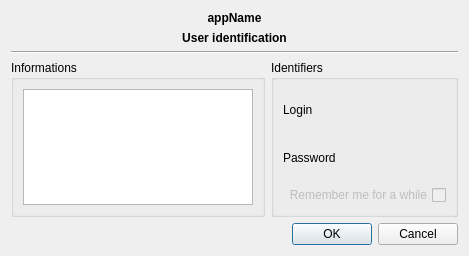
<?xml version="1.0" encoding="UTF-8"?>
<ui version="4.0">
 <class>tkUserIdentifier</class>
 <widget class="QDialog" name="tkUserIdentifier">
  <property name="geometry">
   <rect>
    <x>0</x>
    <y>0</y>
    <width>469</width>
    <height>256</height>
   </rect>
  </property>
  <property name="windowTitle">
   <string>Dialog</string>
  </property>
  <layout class="QGridLayout" name="gridLayout_3">
   <item row="0" column="0" colspan="2">
    <widget class="QLabel" name="lblAppName">
     <property name="font">
      <font>
       <weight>75</weight>
       <bold>true</bold>
      </font>
     </property>
     <property name="text">
      <string>appName</string>
     </property>
     <property name="alignment">
      <set>Qt::AlignCenter</set>
     </property>
    </widget>
   </item>
   <item row="1" column="0" colspan="2">
    <widget class="QLabel" name="lblAppName_2">
     <property name="font">
      <font>
       <weight>75</weight>
       <bold>true</bold>
      </font>
     </property>
     <property name="text">
      <string>User identification</string>
     </property>
     <property name="alignment">
      <set>Qt::AlignCenter</set>
     </property>
    </widget>
   </item>
   <item row="2" column="0" colspan="2">
    <widget class="Line" name="line">
     <property name="orientation">
      <enum>Qt::Horizontal</enum>
     </property>
    </widget>
   </item>
   <item row="3" column="0">
    <widget class="QGroupBox" name="groupInformations">
     <property name="title">
      <string>Informations</string>
     </property>
     <layout class="QGridLayout" name="gridLayout_2">
      <item row="0" column="0">
       <widget class="QListWidget" name="informationsWidget"/>
      </item>
     </layout>
    </widget>
   </item>
   <item row="3" column="1">
    <widget class="QGroupBox" name="groupBox">
     <property name="title">
      <string>Identifiers</string>
     </property>
     <layout class="QGridLayout" name="gridLayout">
      <item row="0" column="0">
       <widget class="QLabel" name="label">
        <property name="text">
         <string>Login</string>
        </property>
       </widget>
      </item>
      <item row="1" column="0">
       <widget class="QLabel" name="label_2">
        <property name="text">
         <string>Password</string>
        </property>
       </widget>
      </item>
      <item row="2" column="0" colspan="2">
       <widget class="QCheckBox" name="chkRemember">
        <property name="enabled">
         <bool>false</bool>
        </property>
        <property name="layoutDirection">
         <enum>Qt::RightToLeft</enum>
        </property>
        <property name="autoFillBackground">
         <bool>false</bool>
        </property>
        <property name="text">
         <string>Remember me for a while</string>
        </property>
        <property name="tristate">
         <bool>false</bool>
        </property>
       </widget>
      </item>
      <item row="0" column="1">
       <widget class="tkLineEditEchoSwitcher" name="login" native="true"/>
      </item>
      <item row="1" column="1">
       <widget class="tkLineEditEchoSwitcher" name="password" native="true"/>
      </item>
     </layout>
    </widget>
   </item>
   <item row="4" column="0" colspan="2">
    <widget class="QDialogButtonBox" name="buttonBox">
     <property name="orientation">
      <enum>Qt::Horizontal</enum>
     </property>
     <property name="standardButtons">
      <set>QDialogButtonBox::Cancel|QDialogButtonBox::Ok</set>
     </property>
    </widget>
   </item>
  </layout>
 </widget>
 <customwidgets>
  <customwidget>
   <class>tkLineEditEchoSwitcher</class>
   <extends>QWidget</extends>
   <header>tkLineEditEchoSwitcher.h</header>
   <container>1</container>
  </customwidget>
 </customwidgets>
 <tabstops>
  <tabstop>chkRemember</tabstop>
  <tabstop>buttonBox</tabstop>
  <tabstop>informationsWidget</tabstop>
 </tabstops>
 <resources/>
 <connections>
  <connection>
   <sender>buttonBox</sender>
   <signal>accepted()</signal>
   <receiver>tkUserIdentifier</receiver>
   <slot>accept()</slot>
   <hints>
    <hint type="sourcelabel">
     <x>248</x>
     <y>254</y>
    </hint>
    <hint type="destinationlabel">
     <x>157</x>
     <y>274</y>
    </hint>
   </hints>
  </connection>
  <connection>
   <sender>buttonBox</sender>
   <signal>rejected()</signal>
   <receiver>tkUserIdentifier</receiver>
   <slot>reject()</slot>
   <hints>
    <hint type="sourcelabel">
     <x>316</x>
     <y>260</y>
    </hint>
    <hint type="destinationlabel">
     <x>286</x>
     <y>274</y>
    </hint>
   </hints>
  </connection>
 </connections>
</ui>
